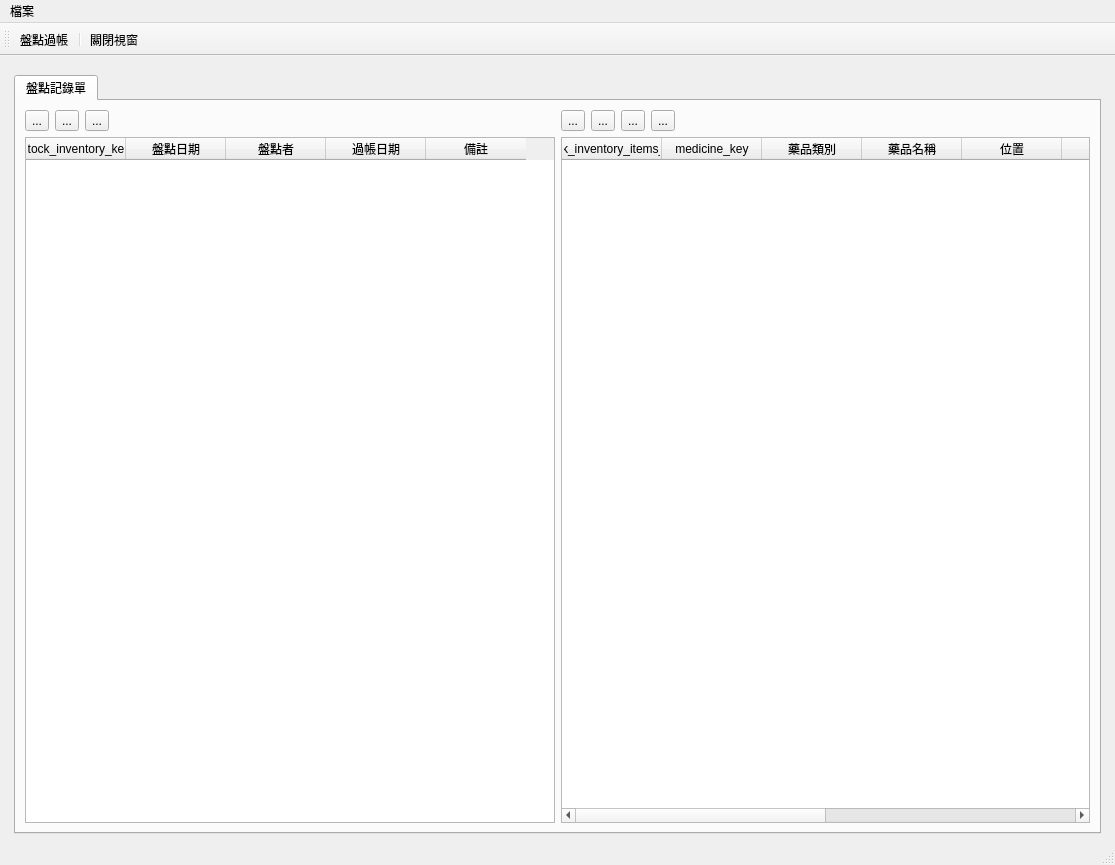
<?xml version="1.0" encoding="UTF-8"?>
<ui version="4.0">
 <class>DictMainWindow</class>
 <widget class="QMainWindow" name="DictMainWindow">
  <property name="geometry">
   <rect>
    <x>0</x>
    <y>0</y>
    <width>1115</width>
    <height>865</height>
   </rect>
  </property>
  <property name="windowTitle">
   <string>盤點</string>
  </property>
  <widget class="QWidget" name="centralwidget">
   <layout class="QHBoxLayout" name="horizontalLayout">
    <item>
     <layout class="QVBoxLayout" name="verticalLayout">
      <property name="leftMargin">
       <number>5</number>
      </property>
      <property name="topMargin">
       <number>10</number>
      </property>
      <property name="rightMargin">
       <number>5</number>
      </property>
      <item>
       <widget class="QTabWidget" name="tabWidget_stock">
        <widget class="QWidget" name="tab">
         <attribute name="title">
          <string>盤點記錄單</string>
         </attribute>
         <layout class="QVBoxLayout" name="verticalLayout_2">
          <item>
           <layout class="QHBoxLayout" name="horizontalLayout_2">
            <item>
             <layout class="QVBoxLayout" name="verticalLayout_3">
              <item>
               <layout class="QHBoxLayout" name="horizontalLayout_5">
                <item>
                 <widget class="QToolButton" name="toolButton_add_inventory">
                  <property name="text">
                   <string>...</string>
                  </property>
                  <property name="icon">
                   <iconset>
                    <normaloff>../icons/gtk-add.svg</normaloff>../icons/gtk-add.svg</iconset>
                  </property>
                 </widget>
                </item>
                <item>
                 <widget class="QToolButton" name="toolButton_edit_inventory">
                  <property name="text">
                   <string>...</string>
                  </property>
                  <property name="icon">
                   <iconset>
                    <normaloff>../icons/gtk-edit.svg</normaloff>../icons/gtk-edit.svg</iconset>
                  </property>
                 </widget>
                </item>
                <item>
                 <widget class="QToolButton" name="toolButton_remove_inventory">
                  <property name="text">
                   <string>...</string>
                  </property>
                  <property name="icon">
                   <iconset>
                    <normaloff>../icons/gtk-remove.svg</normaloff>../icons/gtk-remove.svg</iconset>
                  </property>
                 </widget>
                </item>
                <item>
                 <spacer name="horizontalSpacer_3">
                  <property name="orientation">
                   <enum>Qt::Horizontal</enum>
                  </property>
                  <property name="sizeHint" stdset="0">
                   <size>
                    <width>40</width>
                    <height>20</height>
                   </size>
                  </property>
                 </spacer>
                </item>
               </layout>
              </item>
              <item>
               <widget class="QTableWidget" name="tableWidget_stock_inventory">
                <property name="editTriggers">
                 <set>QAbstractItemView::NoEditTriggers</set>
                </property>
                <property name="selectionBehavior">
                 <enum>QAbstractItemView::SelectRows</enum>
                </property>
                <column>
                 <property name="text">
                  <string>stock_inventory_key</string>
                 </property>
                </column>
                <column>
                 <property name="text">
                  <string>盤點日期</string>
                 </property>
                </column>
                <column>
                 <property name="text">
                  <string>盤點者</string>
                 </property>
                </column>
                <column>
                 <property name="text">
                  <string>過帳日期</string>
                 </property>
                </column>
                <column>
                 <property name="text">
                  <string>備註</string>
                 </property>
                </column>
               </widget>
              </item>
             </layout>
            </item>
            <item>
             <layout class="QVBoxLayout" name="verticalLayout_4">
              <item>
               <layout class="QHBoxLayout" name="horizontalLayout_6">
                <item>
                 <widget class="QToolButton" name="toolButton_add_item">
                  <property name="text">
                   <string>...</string>
                  </property>
                  <property name="icon">
                   <iconset>
                    <normaloff>../icons/gtk-add.svg</normaloff>../icons/gtk-add.svg</iconset>
                  </property>
                 </widget>
                </item>
                <item>
                 <widget class="QToolButton" name="toolButton_remove_item">
                  <property name="text">
                   <string>...</string>
                  </property>
                  <property name="icon">
                   <iconset>
                    <normaloff>../icons/gtk-remove.svg</normaloff>../icons/gtk-remove.svg</iconset>
                  </property>
                 </widget>
                </item>
                <item>
                 <widget class="QToolButton" name="toolButton_auto_add">
                  <property name="toolTip">
                   <string>自動加入</string>
                  </property>
                  <property name="text">
                   <string>...</string>
                  </property>
                  <property name="icon">
                   <iconset>
                    <normaloff>../icons/svn-commit.png</normaloff>../icons/svn-commit.png</iconset>
                  </property>
                 </widget>
                </item>
                <item>
                 <widget class="QToolButton" name="toolButton_export_to_excel">
                  <property name="toolTip">
                   <string>自動加入</string>
                  </property>
                  <property name="text">
                   <string>...</string>
                  </property>
                  <property name="icon">
                   <iconset>
                    <normaloff>../icons/document-export.svg</normaloff>../icons/document-export.svg</iconset>
                  </property>
                 </widget>
                </item>
                <item>
                 <spacer name="horizontalSpacer_4">
                  <property name="orientation">
                   <enum>Qt::Horizontal</enum>
                  </property>
                  <property name="sizeHint" stdset="0">
                   <size>
                    <width>40</width>
                    <height>20</height>
                   </size>
                  </property>
                 </spacer>
                </item>
               </layout>
              </item>
              <item>
               <widget class="QTableWidget" name="tableWidget_stock_inventory_item">
                <property name="editTriggers">
                 <set>QAbstractItemView::AnyKeyPressed|QAbstractItemView::EditKeyPressed</set>
                </property>
                <property name="selectionMode">
                 <enum>QAbstractItemView::SingleSelection</enum>
                </property>
                <property name="selectionBehavior">
                 <enum>QAbstractItemView::SelectItems</enum>
                </property>
                <column>
                 <property name="text">
                  <string>stock_inventory_items_key</string>
                 </property>
                </column>
                <column>
                 <property name="text">
                  <string>medicine_key</string>
                 </property>
                </column>
                <column>
                 <property name="text">
                  <string>藥品類別</string>
                 </property>
                </column>
                <column>
                 <property name="text">
                  <string>藥品名稱</string>
                 </property>
                </column>
                <column>
                 <property name="text">
                  <string>位置</string>
                 </property>
                </column>
                <column>
                 <property name="text">
                  <string>單位</string>
                 </property>
                </column>
                <column>
                 <property name="text">
                  <string>安全量</string>
                 </property>
                </column>
                <column>
                 <property name="text">
                  <string> 庫存量</string>
                 </property>
                </column>
                <column>
                 <property name="text">
                  <string>盤點量</string>
                 </property>
                </column>
                <column>
                 <property name="text">
                  <string>損益量</string>
                 </property>
                </column>
               </widget>
              </item>
             </layout>
            </item>
           </layout>
          </item>
         </layout>
        </widget>
       </widget>
      </item>
     </layout>
    </item>
   </layout>
  </widget>
  <widget class="QStatusBar" name="statusbar"/>
  <widget class="QToolBar" name="toolBar">
   <property name="windowTitle">
    <string>toolBar</string>
   </property>
   <property name="toolButtonStyle">
    <enum>Qt::ToolButtonTextUnderIcon</enum>
   </property>
   <attribute name="toolBarArea">
    <enum>TopToolBarArea</enum>
   </attribute>
   <attribute name="toolBarBreak">
    <bool>false</bool>
   </attribute>
   <addaction name="action_update_inventory"/>
   <addaction name="separator"/>
   <addaction name="action_close"/>
  </widget>
  <widget class="QMenuBar" name="menubar">
   <property name="geometry">
    <rect>
     <x>0</x>
     <y>0</y>
     <width>1115</width>
     <height>33</height>
    </rect>
   </property>
   <widget class="QMenu" name="menu">
    <property name="title">
     <string>檔案</string>
    </property>
   </widget>
   <addaction name="menu"/>
  </widget>
  <action name="action_close">
   <property name="icon">
    <iconset>
     <normaloff>../icons/application-exit.svg</normaloff>../icons/application-exit.svg</iconset>
   </property>
   <property name="text">
    <string>關閉視窗</string>
   </property>
  </action>
  <action name="action_update_inventory">
   <property name="icon">
    <iconset>
     <normaloff>../icons/accessories-text-editor.png</normaloff>../icons/accessories-text-editor.png</iconset>
   </property>
   <property name="text">
    <string>盤點過帳</string>
   </property>
  </action>
 </widget>
 <resources/>
 <connections/>
</ui>
